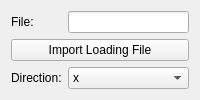
              <widget class="QWidget" name="generalPage">
               <layout class="QGridLayout" name="gridLayout_12">
                <item row="0" column="0">
                 <widget class="QLabel" name="label_18">
                  <property name="text">
                   <string>File: </string>
                  </property>
                 </widget>
                </item>
                <item row="0" column="1">
                 <widget class="QLineEdit" name="excitationFileLineEdit"/>
                </item>
                <item row="2" column="0">
                 <widget class="QLabel" name="label_37">
                  <property name="text">
                   <string>Direction:</string>
                  </property>
                 </widget>
                </item>
                <item row="2" column="1">
                 <widget class="QComboBox" name="generalDirectionComboBox">
                  <item>
                   <property name="text">
                    <string>x</string>
                   </property>
                  </item>
                  <item>
                   <property name="text">
                    <string>y</string>
                   </property>
                  </item>
                  <item>
                   <property name="text">
                    <string>x &amp; y</string>
                   </property>
                  </item>
                 </widget>
                </item>
                <item row="1" column="0" colspan="2">
                 <widget class="QPushButton" name="importExcitationButton">
                  <property name="text">
                   <string>Import Loading File</string>
                  </property>
                 </widget>
                </item>
               </layout>
              </widget>
